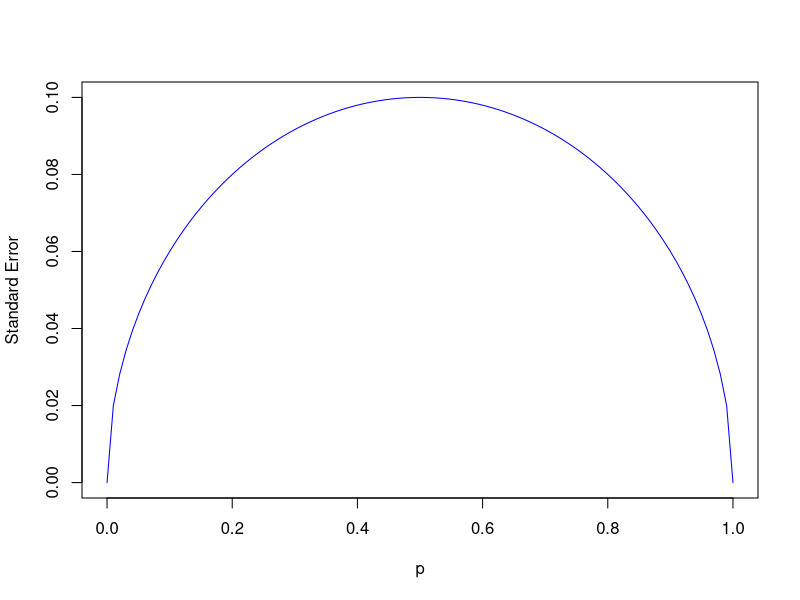
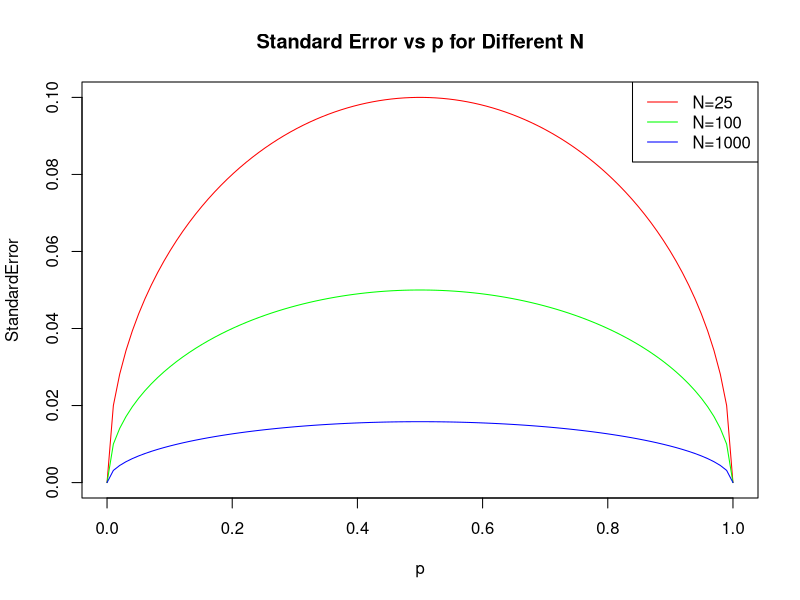

Recreate these plots in R, in order.
## ---- chunk 1
N <- 25
p <- 0.5  
E_S <- N * p
E_S
## ---- chunk 2
SE_S <- sqrt(N * p * (1 - p))
SE_S
## ---- chunk 3
E_X_bar <- p
E_X_bar
## ---- chunk 4
SE_X_bar <- sqrt(p * (1 - p)) / sqrt(N)
SE_X_bar
## ---- chunk 5
p_vals <- seq(0, 1, length = 100)
se_vals <- sqrt(p_vals * (1 - p_vals)) / sqrt(N)
plot(p_vals, se_vals, type = "l", col = "blue", xlab = "p", ylab = "Standard Error")
## ---- chunk 6
# Define values for p
p_vals <- seq(0, 1, length = 100)

# Define the values for N and their corresponding colors
N_vals <- c(25, 100, 1000)
colors <- c("red", "green", "blue")

# Create the initial plot with the first set of N = 25
N <- N_vals[1]
se_vals <- sqrt(p_vals * (1 - p_vals)) / sqrt(N)
plot(p_vals, se_vals, type = "l", col = colors[1], xlab = "p", ylab ="StandardError", ylim = c(0, max(se_vals)), main = "Standard Error vs p for Different N")

# Now, add the lines for N = 100 and N = 1000
for (i in 2:length(N_vals)) {
    N <- N_vals[i]
    se_vals <- sqrt(p_vals * (1 - p_vals)) / sqrt(N)
    lines(p_vals, se_vals, col = colors[i])
}

# Add a legend to the plot
legend("topright", legend = c("N=25", "N=100", "N=1000"), col = colors, lty = 1)
## ---- chunk 7
E_d <- 2 * p - 1
E_d
## ---- chunk 8
SE_d <- 2 * SE_X_bar
SE_d
## ---- chunk 9
p <- 0.45
N <- 25
SE_X_bar <- sqrt(p * (1 - p)) / sqrt(N)
SE_d <- 2 * SE_X_bar
SE_d
